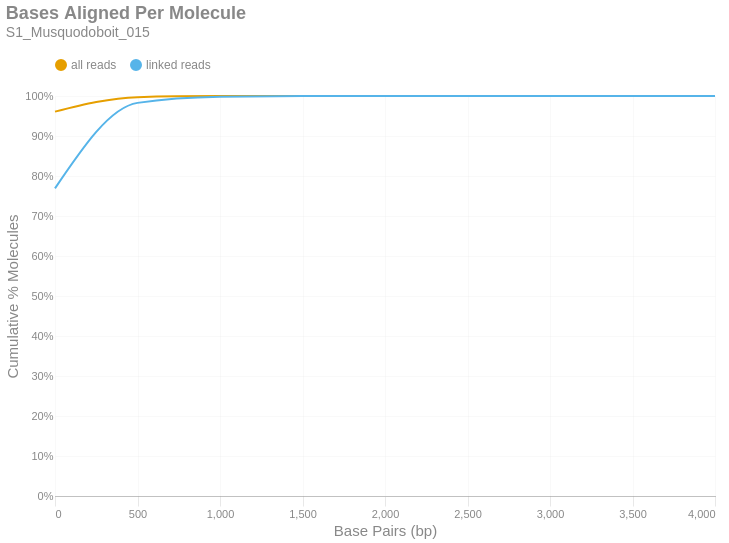

The notebook cell saved with this chart:
### Markdown cell above
### Bases Aligned Per Molecule
This is a cumulative frequency distribution showing the number of base pairs aligned per unique molecule. These data are shown in 500 bp bins. There are two distributions: one with `all reads` (yellow) and another with only `linked reads` (blue). The percent of molecules in the `linked reads` distribution is relative to the total number of linked molecules.

### Code cell
if SKIPLR:
    print_html(f"Skipped")
else:
    binned_df = consolidated_hist(valids['aligned_bp'], mask, 500, True)
    with SafeRender(binned_df):
        (
            density_plot(binned_df, 'Bases Aligned Per Molecule', samplename, 'basesper')
            .encode(
                x=alt.X('bin:Q', title="Base Pairs (bp)").axis(tickMinStep=500).scale(padding=0),
                y=alt.Y('value:Q', title='Cumulative % Molecules')
                    .axis(format='%')
                    .scale(domain = [0,1])
                    .stack(False),
                color=alt.Color("key:N").scale(domain = ["all reads", "linked reads"]),
                tooltip = [
                    alt.Tooltip("key:N", title = "Data Type"),
                    alt.Tooltip("range_label:N", title="Bases Aligned Per Molecule"),
                    alt.Tooltip("value:Q", format = ".2%", title="% Molecules (Cum.)")
                ]
            )
        ).display()

### Figure 1 — Vega-Lite specification as saved in the notebook (floating-point values rounded to 4 significant figures)
{"width": "container", "height": 400, "config": {"title": {"anchor": "start", "dy": -15, "fontSize": 18, "color": "#888888", "subtitleColor": "#888888", "subtitleFontSize": 14}, "arc": {"fill": "#0072B2"}, "axis": {"domainColor": "#888888", "domainWidth": 0.5, "gridWidth": 0.2, "grid": false, "titleFontWeight": 400, "titleFontSize": 15, "labelFontSize": 11, "labelColor": "#888888", "tickColor": "#888888", "tickWidth": 0.2, "titleColor": "#888888"}, "axisBand": {"grid": false}, "axisX": {"grid": true, "tickSize": 10, "domainCap": "round"}, "axisY": {"domain": false, "grid": true, "tickSize": 0, "domainCap": "round"}, "background": "transparent", "header": {"labelFontSize": 15, "labelColor": "#888888", "titleFontSize": 15, "titleFontWeight": 600, "titleColor": "#888888"}, "legend": {"labelFont": "sans-serif", "labelFontSize": 12, "labelColor": "#888888", "symbolSize": 100, "symbolType": "circle", "titleFontSize": 12, "titlePadding": 10, "titleColor": "#888888", "title": null, "orient": "top"}, "range": {"category": ["#E69F00", "#56B4E9", "#009E73", "#F0E442", "#0072B2", "#D55E00", "#CC79A7", "#000000"], "diverging": ["#cfe8f3", "#a2d4ec", "#73bfe2", "#46abdb", "#1696d2", "#12719e"]}, "area": {"fill": "#0072B2", "fillOpacity": 0.7, "line": true, "strokeOpacity": 0.7}, "line": {"color": "#0072B2", "stroke": "#0072B2", "strokeWidth": 2}, "trail": {"color": "#0072B2", "stroke": "#0072B2", "strokeWidth": 0, "size": 1}, "point": {"filled": true, "fillOpacity": 1.0, "size": 95}, "text": {"color": "#888888", "fontSize": 11, "align": "right", "fontWeight": 400, "size": 11}, "bar": {"fill": "#0072B2", "stroke": null}, "view": {"stroke": null, "continuousWidth": 660, "continuousHeight": 400}}, "data": {"name": "data-b1f77d6f2f3e20dbdd3ca31cce8a6404"}, "mark": {"type": "line", "interpolate": "monotone", "point": {"opacity": 0, "size": 275}}, "encoding": {"color": {"field": "key", "scale": {"domain": ["all reads", "linked reads"]}, "type": "nominal"}, "tooltip": [{"field": "key", "title": "Data Type", "type": "nominal"}, {"field": "range_label", "title": "Bases Aligned Per Molecule", "type": "nominal"}, {"field": "value", "format": ".2%", "title": "% Molecules (Cum.)", "type": "quantitative"}], "x": {"axis": {"tickMinStep": 500}, "field": "bin", "scale": {"padding": 0}, "title": "Base Pairs (bp)", "type": "quantitative"}, "y": {"axis": {"format": "%"}, "field": "value", "scale": {"domain": [0, 1]}, "stack": false, "title": "Cumulative % Molecules", "type": "quantitative"}}, "params": [{"name": "param_c36ac31b6afebe62", "select": {"type": "point", "fields": ["key"]}, "bind": "legend"}], "title": {"text": "Bases Aligned Per Molecule", "subtitle": "S1_Musquodoboit_015"}, "transform": [{"fold": ["all reads (cumsum)", "linked reads (cumsum)"]}, {"calculate": "replace(datum.key, ' (cumsum)', '')", "as": "key"}, {"filter": {"param": "param_c36ac31b6afebe62"}}], "usermeta": {"embedOptions": {"downloadFileName": "S1_Musquodoboit_015.basesper"}}, "$schema": "https://vega.github.io/schema/vega-lite/v6.1.0.json", "datasets": {"data-b1f77d6f2f3e20dbdd3ca31cce8a6404": [{"bin": "0.0", "interval": "0.0-500.0", "all reads": 0.961, "linked reads": 0.7691, "all reads (cumsum)": 0.961, "linked reads (cumsum)": 0.7691, "range_label": "0-499"}, {"bin": "500.0", "interval": "500.0-1000.0", "all reads": 0.03614, "linked reads": 0.2137, "all reads (cumsum)": 0.9971, "linked reads (cumsum)": 0.9828, "range_label": "500-999"}, {"bin": "1000.0", "interval": "1000.0-1500.0", "all reads": 0.002583, "linked reads": 0.01548, "all reads (cumsum)": 0.9997, "linked reads (cumsum)": 0.9983, "range_label": "1000-1499"}, {"bin": "1500.0", "interval": "1500.0-2000.0", "all reads": 0.0002388, "linked reads": 0.001445, "all reads (cumsum)": 1.0, "linked reads (cumsum)": 0.9998, "range_label": "1500-1999"}, {"bin": "2000.0", "interval": "2000.0-2500.0", "all reads": 3.08e-05, "linked reads": 0.000186, "all reads (cumsum)": 1.0, "linked reads (cumsum)": 0.9999, "range_label": "2000-2499"}, {"bin": "2500.0", "interval": "2500.0-3000.0", "all reads": 6.897e-06, "linked reads": 4.18e-05, "all reads (cumsum)": 1.0, "linked reads (cumsum)": 1.0, "range_label": "2500-2999"}, {"bin": "3000.0", "interval": "3000.0-3500.0", "all reads": 1.308e-06, "linked reads": 7.928e-06, "all reads (cumsum)": 1.0, "linked reads (cumsum)": 1.0, "range_label": "3000-3499"}, {"bin": "3500.0", "interval": "3500.0-4000.0", "all reads": 1.189e-07, "linked reads": 7.207e-07, "all reads (cumsum)": 1.0, "linked reads (cumsum)": 1.0, "range_label": "3500-3999"}, {"bin": "4000.0", "interval": "4000.0-4500.0", "all reads": 1.189e-07, "linked reads": 7.207e-07, "all reads (cumsum)": 1.0, "linked reads (cumsum)": 1.0, "range_label": "4000-4499"}]}}
